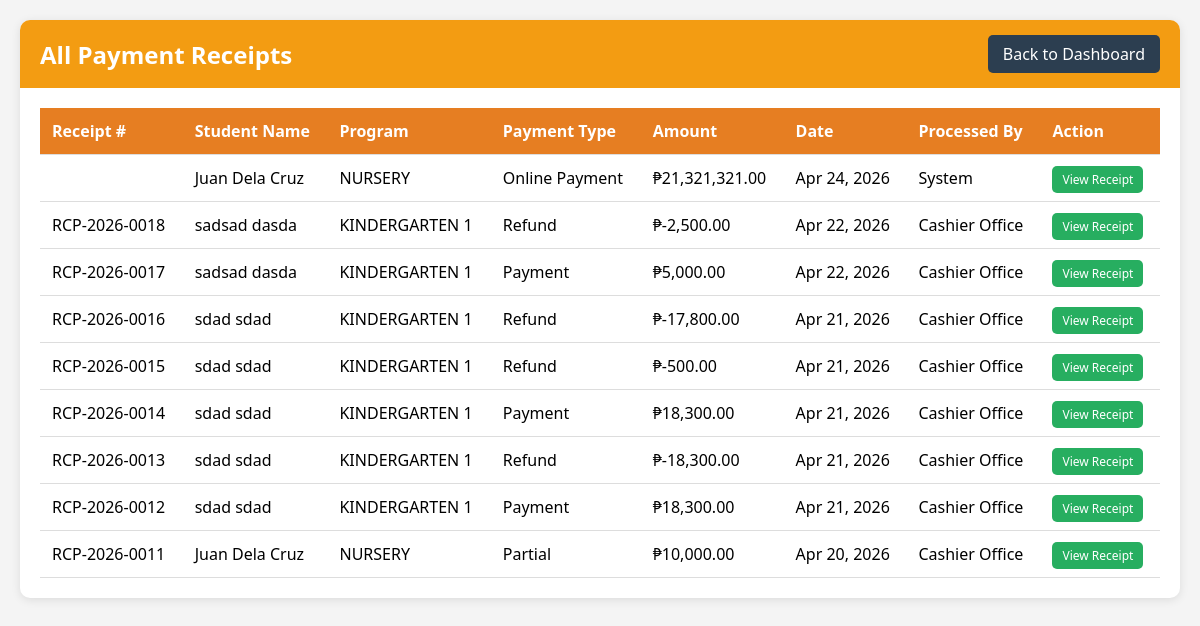
Before: /view_all_reciepts.php (signed in) with the older database file.
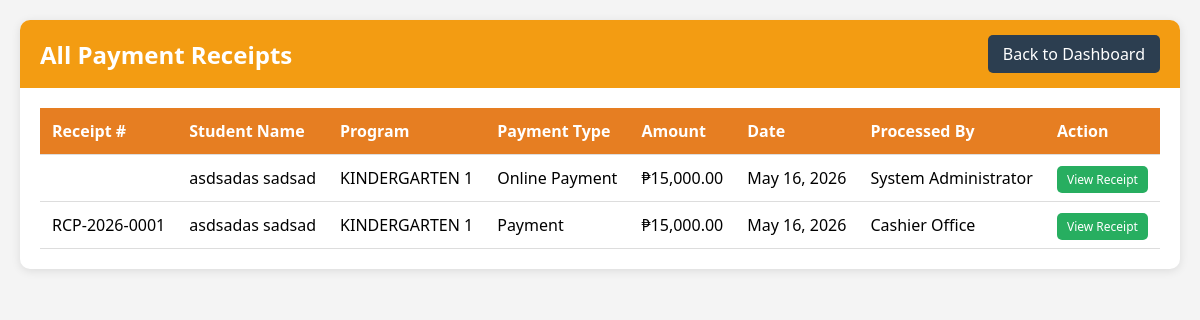
After: the same page with the newer database file.
### tables this page shows
CREATE TABLE `payment_transactions` (
  `transaction_id` int(11) NOT NULL AUTO_INCREMENT,
  `enrollee_id` int(11) NOT NULL,
  `payment_date` date NOT NULL,
  `payment_amount` decimal(10,2) NOT NULL,
  `payment_type` varchar(50) NOT NULL,
  `receipt_number` varchar(50) DEFAULT NULL,
  `notes` text DEFAULT NULL,
  `processed_by` varchar(100) NOT NULL,
  `created_at` timestamp NOT NULL DEFAULT current_timestamp(),
  `receipt_generated` tinyint(4) DEFAULT 0,
  `receipt_path` varchar(500) DEFAULT NULL,
  `processed_by_user_id` int(11) DEFAULT NULL,
  `payment_status` varchar(50) DEFAULT NULL,
  `refund_amount` decimal(10,2) DEFAULT 0.00,
  `refund_date` date DEFAULT NULL,
  `refund_reason` text DEFAULT NULL,
  `refund_status` varchar(20) DEFAULT 'None',
  `payment_method` varchar(50) DEFAULT 'Cash',
  `payment_reference` varchar(100) DEFAULT NULL,
  `payment_verified` tinyint(4) DEFAULT 1,
  `request_id` int(11) DEFAULT NULL,
  PRIMARY KEY (`transaction_id`),
  KEY `enrollee_id` (`enrollee_id`),
  KEY `processed_by_user_id` (`processed_by_user_id`),
  CONSTRAINT `payment_transactions_ibfk_1` FOREIGN KEY (`enrollee_id`) REFERENCES `enrollees` (`enrollee_id`) ON DELETE CASCADE,
  CONSTRAINT `payment_transactions_ibfk_2` FOREIGN KEY (`processed_by_user_id`) REFERENCES `users` (`user_id`) ON DELETE SET NULL
);

CREATE TABLE `enrollees` (
  `enrollee_id` int(11) NOT NULL AUTO_INCREMENT,
  `student_type` varchar(20) NOT NULL,
  `program_level` varchar(20) NOT NULL,
  `payment_plan` varchar(50) NOT NULL,
  `payment_amount` decimal(10,2) NOT NULL,
  `last_name` varchar(50) NOT NULL,
  `first_name` varchar(50) NOT NULL,
  `middle_name` varchar(50) DEFAULT NULL,
  `nickname` varchar(50) DEFAULT NULL,
  `birth_date` date NOT NULL,
  `place_of_birth` varchar(100) DEFAULT NULL,
  `address` varchar(255) NOT NULL,
  `email` varchar(100) DEFAULT NULL,
  `password_hash` varchar(255) DEFAULT NULL,
  `created_at` timestamp NOT NULL DEFAULT current_timestamp(),
  `qualification_status` varchar(20) DEFAULT 'Pending',
  `payment_status` varchar(50) DEFAULT 'Unpaid',
  `requirements_status` varchar(20) DEFAULT 'Pending',
  `requirements_notes` text DEFAULT NULL,
  `birth_cert_received` tinyint(4) DEFAULT 0,
  `id_picture_received` tinyint(4) DEFAULT 0,
  `report_card_received` tinyint(4) DEFAULT 0,
  `immunization_record_received` tinyint(4) DEFAULT 0,
  `medical_cert_received` tinyint(4) DEFAULT 0,
  `proof_certification_received` tinyint(4) DEFAULT 0,
  `enrollment_status` varchar(20) DEFAULT 'Pending',
  `enrollment_status_date` date DEFAULT NULL,
  `enrollment_status_reason` text DEFAULT NULL,
  `is_archived` tinyint(4) DEFAULT 0,
  `archived_date` date DEFAULT NULL,
  `archive_reason` varchar(100) DEFAULT NULL,
  PRIMARY KEY (`enrollee_id`)
);

### view_all_reciepts.php (the view, shortened to what this page needs)
<?php
require_once 'db_connection.php';
$stmt = $pdo->query("
    SELECT pt.*, e.first_name, e.last_name, e.program_level
    FROM payment_transactions pt
    JOIN enrollees e ON pt.enrollee_id = e.enrollee_id
    ORDER BY pt.created_at DESC
");
$transactions = $stmt->fetchAll(PDO::FETCH_ASSOC);
?>
<!DOCTYPE html>
<html lang="en">
<head>
</head>
<body>
<div class="container">
    <div class="header">
        <h2>All Payment Receipts</h2>
        <a href="cashier_dashboard.php" class="back-btn">Back to Dashboard</a>
    </div>
    <table>
        <thead>
            <tr>
                <th>Receipt #</th>
                <th>Student Name</th>
                <th>Program</th>
                <th>Payment Type</th>
                <th>Amount</th>
                <th>Date</th>
                <th>Processed By</th>
                <th>Action</th>
            </tr>
        </thead>
        <tbody>
            <?php foreach($transactions as $t): ?>
            <tr>
                <td><?php echo $t['receipt_number']; ?></td>
                <td><?php echo $t['first_name'] . ' ' . $t['last_name']; ?></td>
                <td><?php echo $t['program_level']; ?></td>
                <td><?php echo $t['payment_type']; ?></td>
                <td>₱<?php echo number_format($t['payment_amount'], 2); ?></td>
                <td><?php echo date('M d, Y', strtotime($t['payment_date'])); ?></td>
                <td><?php echo $t['processed_by']; ?></td>
                <td><a href="view_receipt.php?id=<?php echo $t['transaction_id']; ?>" class="view-btn" target="_blank">View Receipt</a></td>
            </tr>
            <?php endforeach; ?>
        </tbody>
    </table>
</div>
</body>
</html>

Changed rows visible on the page:
removed payment_transactions: enrollee.first_name "Juan", enrollee.last_name "Dela Cruz", enrollee.program_level "NURSERY", payment_type "Online Payment", payment_amount "21,321,321.00", payment_date "Apr 24, 2026", processed_by "System"
removed payment_transactions: receipt_number "RCP-2026-0018", enrollee.first_name "sadsad", enrollee.last_name "dasda", enrollee.program_level "KINDERGARTEN 1", payment_type "Refund", payment_amount "-2,500.00", payment_date "Apr 22, 2026", processed_by "Cashier Office"
removed payment_transactions: receipt_number "RCP-2026-0017", enrollee.first_name "sadsad", enrollee.last_name "dasda", enrollee.program_level "KINDERGARTEN 1", payment_type "Payment", payment_amount "5,000.00", payment_date "Apr 22, 2026", processed_by "Cashier Office"
removed payment_transactions: receipt_number "RCP-2026-0016", enrollee.first_name "sdad", enrollee.last_name "sdad", enrollee.program_level "KINDERGARTEN 1", payment_type "Refund", payment_amount "-17,800.00", payment_date "Apr 21, 2026", processed_by "Cashier Office"
removed payment_transactions: receipt_number "RCP-2026-0015", enrollee.first_name "sdad", enrollee.last_name "sdad", enrollee.program_level "KINDERGARTEN 1", payment_type "Refund", payment_amount "-500.00", payment_date "Apr 21, 2026", processed_by "Cashier Office"
removed payment_transactions: receipt_number "RCP-2026-0014", enrollee.first_name "sdad", enrollee.last_name "sdad", enrollee.program_level "KINDERGARTEN 1", payment_type "Payment", payment_amount "18,300.00", payment_date "Apr 21, 2026", processed_by "Cashier Office"
removed payment_transactions: receipt_number "RCP-2026-0013", enrollee.first_name "sdad", enrollee.last_name "sdad", enrollee.program_level "KINDERGARTEN 1", payment_type "Refund", payment_amount "-18,300.00", payment_date "Apr 21, 2026", processed_by "Cashier Office"
removed payment_transactions: receipt_number "RCP-2026-0012", enrollee.first_name "sdad", enrollee.last_name "sdad", enrollee.program_level "KINDERGARTEN 1", payment_type "Payment", payment_amount "18,300.00", payment_date "Apr 21, 2026", processed_by "Cashier Office"
removed payment_transactions: receipt_number "RCP-2026-0011", enrollee.first_name "Juan", enrollee.last_name "Dela Cruz", enrollee.program_level "NURSERY", payment_type "Partial", payment_amount "10,000.00", payment_date "Apr 20, 2026", processed_by "Cashier Office"
added payment_transactions: enrollee.first_name "asdsadas", enrollee.last_name "sadsad", enrollee.program_level "KINDERGARTEN 1", payment_type "Online Payment", payment_amount "15,000.00", payment_date "May 16, 2026", processed_by "System Administrator"
added payment_transactions: receipt_number "RCP-2026-0001", enrollee.first_name "asdsadas", enrollee.last_name "sadsad", enrollee.program_level "KINDERGARTEN 1", payment_type "Payment", payment_amount "15,000.00", payment_date "May 16, 2026", processed_by "Cashier Office"
